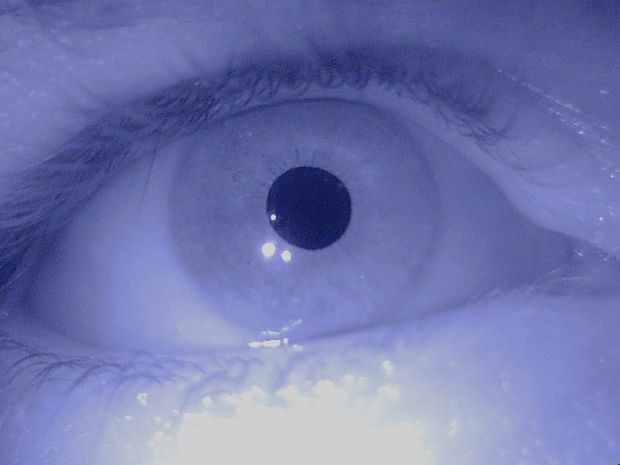
#> input picture sample.jpg, 620 x 465 px, given in place of the camera
$ jupyter execute --allow-errors image_frame.ipynb
#> lines starting #> are read from the running program, lines starting #| are printed output that depends on the picture
[cell 1]
import cv2

[cell 2]
import matplotlib.pyplot as plt

[cell 3]
from PIL import Image

[cell 4]
import numpy as np

[cell 5]
cap = cv2.VideoCapture(0)

[cell 6]
cap

[cell 7]
ret, frame = cap.read()
#> frame is the input picture: shape (465, 620, 3); mean B, G, R 173.8, 119, 113

[cell 8]
w = 640
h = 480

[cell 9]
ret
#> Out = True

[cell 10]
plt.imshow(frame)

[cell 11]
plt.show()

[cell 12]
cap.release()

[cell 13]
np.shape(frame)
#> Out = (465, 620, 3)

[cell 14]
img = Image.fromarray(frame)

[cell 15]
img=img.convert('L')
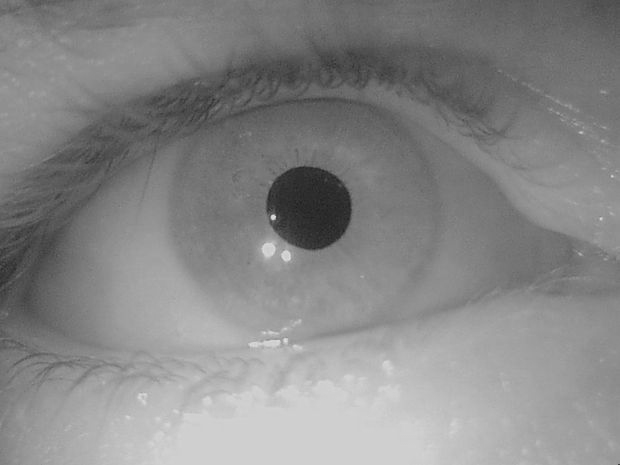
#> img: PIL image 620x465 L; min 29, max 225, mean 134.8

[cell 16]
np.shape(img)
#> Out = (465, 620)

[cell 17]
img = np.asarray(img)

[cell 18]
faces = cv2.CascadeClassifier('haarcascade_eye.xml')

[cell 19]
detected = faces.detectMultiScale(img, 1.3, 5)
#> detected = [[178, 84, 244, 244]]

[cell 20]
pupilFrame = frame
pupilO = frame
windowClose = np.ones((5,5),np.uint8)
windowOpen = np.ones((2,2),np.uint8)
windowErode = np.ones((2,2),np.uint8)

#> (a cell that did not finish here is left out)

[cell 22]
#show picture
cv2.imshow('frame',pupilO)
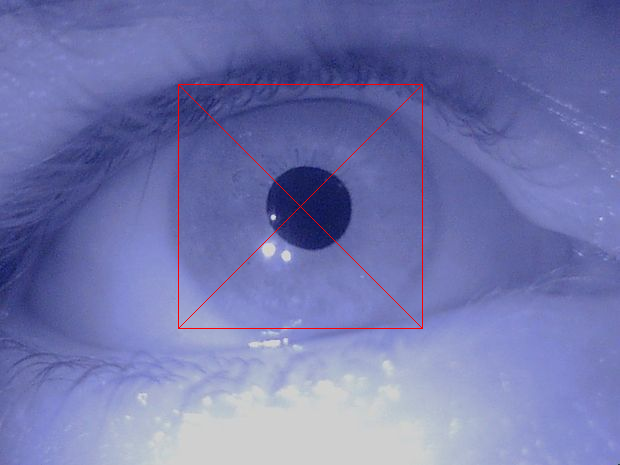
#> window 'frame': shape (465, 620, 3); mean B, G, R 173, 118.5, 113.8
cv2.imshow('frame2',pupilFrame)

$ run again, on eye-infection-1200x630.jpg
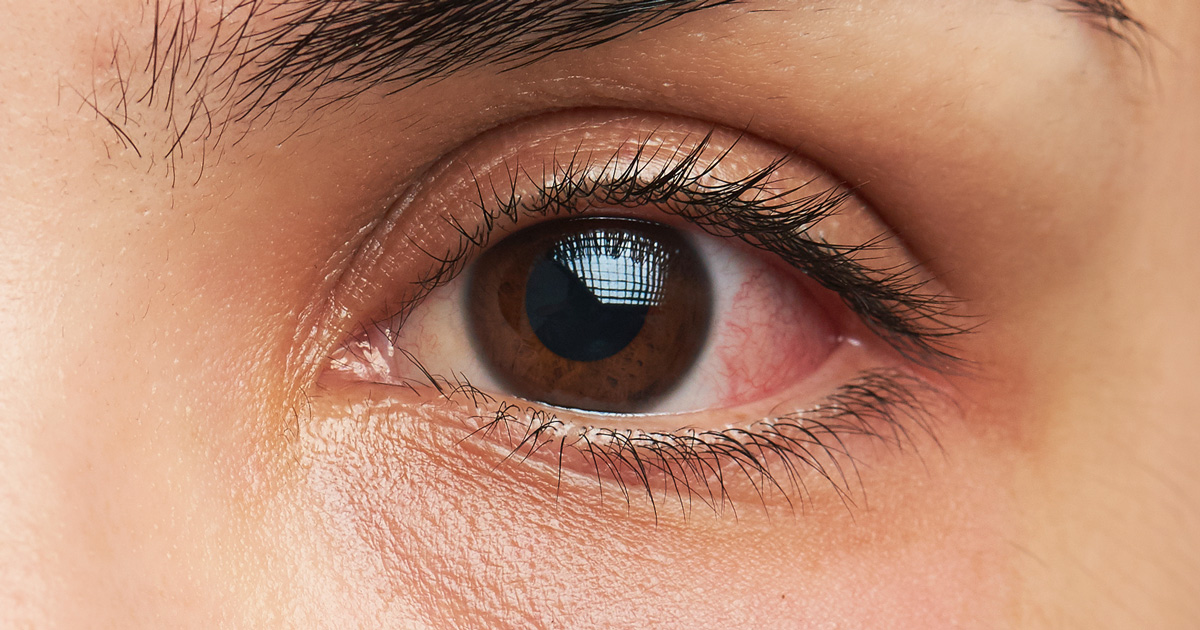
#> input picture eye-infection-1200x630.jpg, 1200 x 630 px, given in place of the camera
#> frame is the input picture: shape (630, 1200, 3); mean B, G, R 110.8, 134.7, 183.3
#> `ret`: Out = True
#> `img=img.convert('L')`:
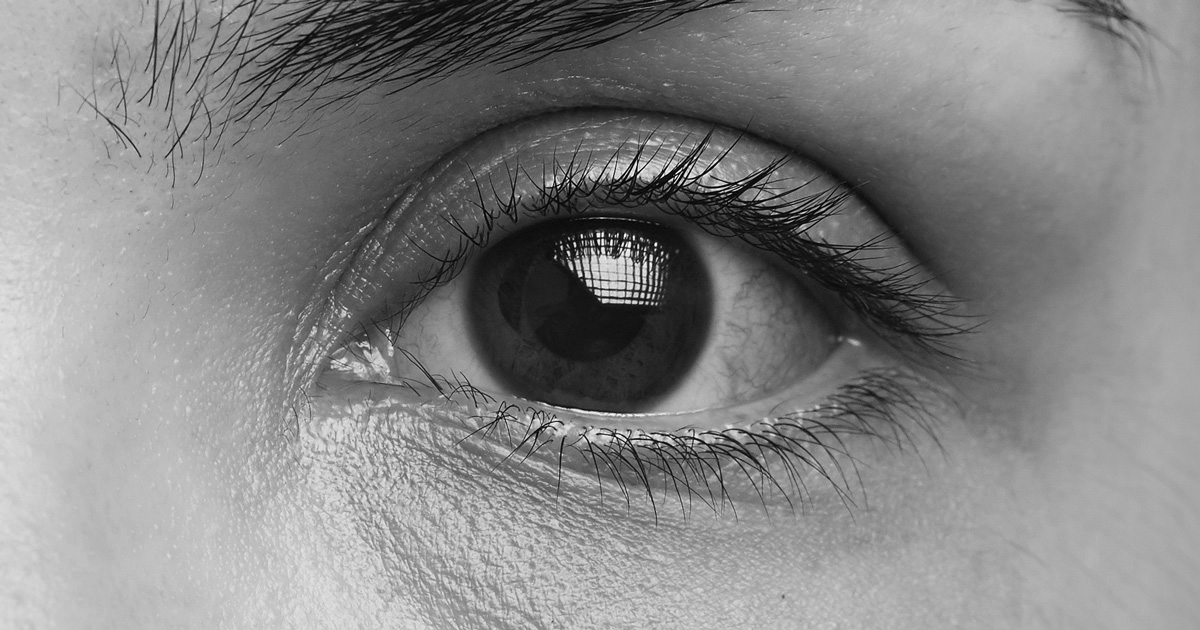
#> img: PIL image 1200x630 L; min 0, max 255, mean 133.1
#> detected = ()
